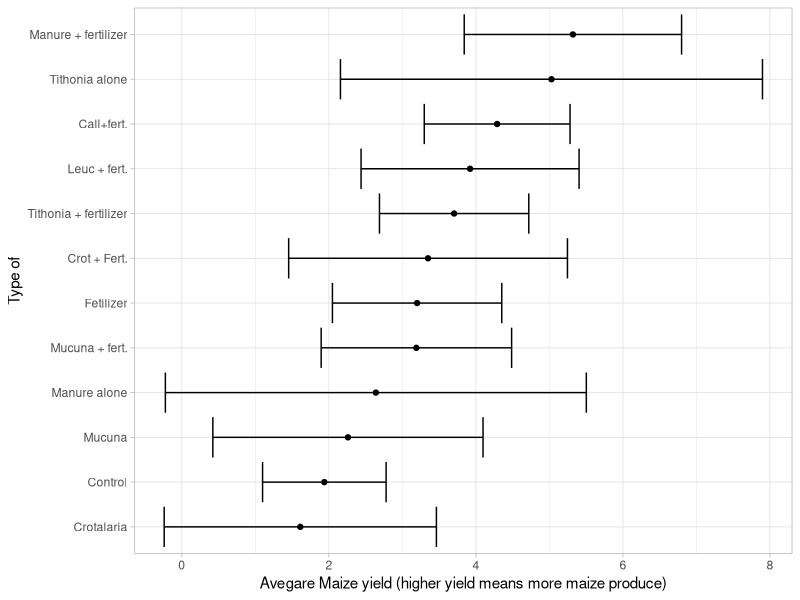
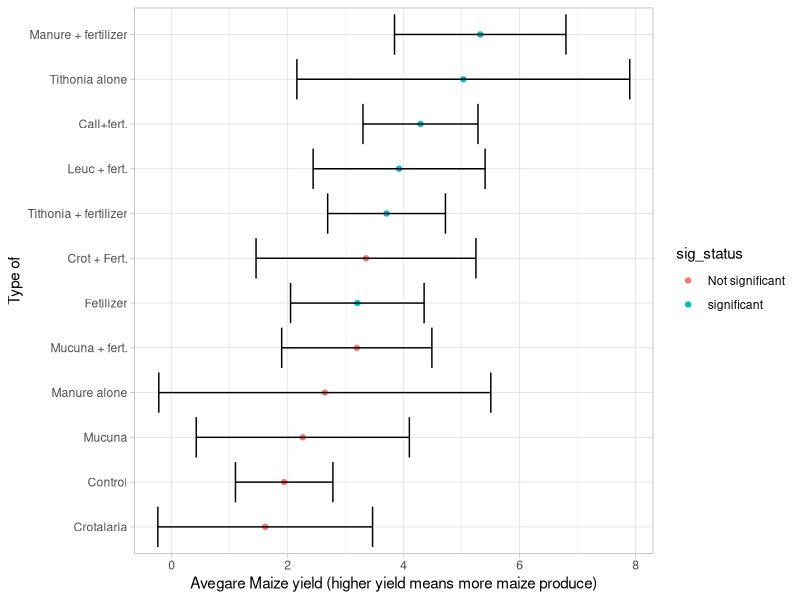

The R script that drew these images, in order:
## ---- chunk 1
setwd("C:/Users/user/Desktop/Professional issues assignment")
## ---- chunk 2
library(tidyverse)
library(broom)
theme_set(theme_light())

#set working directory
setwd("C:/Users/user/Desktop/Professional issues assignment")

#load the data
intervention <- readxl::read_xlsx("ON FARM DATA ON MAIZE YIELD DURING SHORT RAINS.xlsx", col_types = c("numeric", "guess",  "numeric","numeric","skip","skip"))

#clean the data
intervention %>% select(1:3) %>% slice(-c(1:3)) %>% rename("FarmId"= "On-farm yields 2003 short rains (SR)","Treatment"="...2","Maize Yield"="...3" ) -> new_data

#Test for the treatments
new_data %>%
  mutate( Treatment = case_when(Treatment == "control"~"Control", TRUE~Treatment) ) %>% 
  group_by(Treatment) %>% 
  summarise(t_test = list(t.test(`Maize Yield`))) %>% 
  mutate(tidied = map(t_test,tidy)) %>% 
  unnest(tidied) %>% 
  mutate(Treatment = fct_reorder(Treatment ,estimate)) %>%
  ggplot(aes(estimate,Treatment)) +
  geom_point() +
  geom_errorbarh(aes(xmin = conf.low,
                     xmax = conf.high)) +
  labs(x = "Avegare Maize yield (higher yield means more maize produce)", y = " Type of ")
## ---- chunk 3
new_data %>%
  mutate( Treatment = case_when(Treatment == "control"~"Control", TRUE~Treatment) ) %>% 
  group_by(Treatment) %>% 
  summarise(t_test = list(t.test(`Maize Yield`,mu = 1.94))) %>% 
  mutate(tidied = map(t_test,tidy)) %>% 
  unnest(tidied) %>% 
  mutate(Treatment = fct_reorder(Treatment ,estimate), sig_status = case_when(p.value <= 0.05 ~ "significant", p.value > 0.05 ~ "Not significant")) %>% 
  ggplot(aes(estimate,Treatment)) +
  geom_point(aes(color = sig_status)) +
  geom_errorbarh(aes(xmin = conf.low,
                     xmax = conf.high)) +
  labs(x = "Avegare Maize yield (higher yield means more maize produce)", y = " Type of ")
